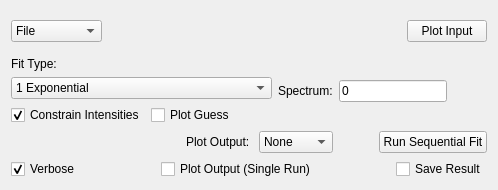
     <widget class="QWidget" name="tabFuryFit">
      <attribute name="title">
       <string>FuryFit</string>
      </attribute>
      <layout class="QVBoxLayout" name="layoutFuryFit">
       <item>
        <layout class="QHBoxLayout" name="furyfit_layoutInput">
         <item>
          <widget class="QComboBox" name="furyfit_cbInputType">
           <item>
            <property name="text">
             <string>File</string>
            </property>
           </item>
           <item>
            <property name="text">
             <string>Workspace</string>
            </property>
           </item>
          </widget>
         </item>
         <item>
          <widget class="QStackedWidget" name="furyfit_swInput">
           <property name="sizePolicy">
            <sizepolicy hsizetype="Preferred" vsizetype="Maximum">
             <horstretch>0</horstretch>
             <verstretch>0</verstretch>
            </sizepolicy>
           </property>
           <property name="currentIndex">
            <number>0</number>
           </property>
           <widget class="QWidget" name="furyfit_page_inputFile">
            <layout class="QHBoxLayout" name="horizontalLayout_19">
             <item>
              <widget class="MantidQt::MantidWidgets::MWRunFiles" name="furyfit_inputFile">
               <property name="sizePolicy">
                <sizepolicy hsizetype="Preferred" vsizetype="Fixed">
                 <horstretch>0</horstretch>
                 <verstretch>41</verstretch>
                </sizepolicy>
               </property>
               <property name="findRunFiles" stdset="0">
                <bool>false</bool>
               </property>
               <property name="label" stdset="0">
                <string/>
               </property>
               <property name="multipleFiles" stdset="0">
                <bool>false</bool>
               </property>
               <property name="fileExtensions">
                <stringlist>
                 <string>_iqt.nxs</string>
                </stringlist>
               </property>
              </widget>
             </item>
            </layout>
           </widget>
           <widget class="QWidget" name="furyfit_page_inputWorkspace">
            <layout class="QHBoxLayout" name="horizontalLayout_12">
             <item>
              <widget class="MantidQt::MantidWidgets::WorkspaceSelector" name="furyfit_wsIqt">
               <property name="WorkspaceTypes">
                <stringlist/>
               </property>
               <property name="Suffix" stdset="0">
                <stringlist>
                 <string>_iqt</string>
                </stringlist>
               </property>
              </widget>
             </item>
            </layout>
           </widget>
          </widget>
         </item>
         <item>
          <widget class="QPushButton" name="furyfit_pbPlotInput">
           <property name="text">
            <string>Plot Input</string>
           </property>
          </widget>
         </item>
        </layout>
       </item>
       <item>
        <layout class="QHBoxLayout" name="horizontalLayout_25">
         <item>
          <layout class="QVBoxLayout" name="furyfit_vlTreeProp">
           <item>
            <layout class="QVBoxLayout" name="verticalLayout_8">
             <item>
              <widget class="QLabel" name="furyfit_lbFitType">
               <property name="sizePolicy">
                <sizepolicy hsizetype="Preferred" vsizetype="Maximum">
                 <horstretch>0</horstretch>
                 <verstretch>0</verstretch>
                </sizepolicy>
               </property>
               <property name="text">
                <string>Fit Type:</string>
               </property>
              </widget>
             </item>
             <item>
              <widget class="QComboBox" name="furyfit_cbFitType">
               <item>
                <property name="text">
                 <string>1 Exponential</string>
                </property>
               </item>
               <item>
                <property name="text">
                 <string>2 Exponentials</string>
                </property>
               </item>
               <item>
                <property name="text">
                 <string>1 Stretched Exponential</string>
                </property>
               </item>
               <item>
                <property name="text">
                 <string>1 Stretched Exponential and 1 Exponential</string>
                </property>
               </item>
              </widget>
             </item>
            </layout>
           </item>
           <item>
            <layout class="QHBoxLayout" name="horizontalLayout">
             <item>
              <widget class="QCheckBox" name="furyfit_ckConstrainIntensities">
               <property name="text">
                <string>Constrain Intensities</string>
               </property>
               <property name="checked">
                <bool>true</bool>
               </property>
              </widget>
             </item>
             <item>
              <widget class="QCheckBox" name="furyfit_ckPlotGuess">
               <property name="text">
                <string>Plot Guess</string>
               </property>
              </widget>
             </item>
            </layout>
           </item>
           <item>
            <layout class="QHBoxLayout" name="furyfit_properties"/>
           </item>
          </layout>
         </item>
         <item>
          <layout class="QVBoxLayout" name="verticalLayout_6">
           <item>
            <layout class="QVBoxLayout" name="furyfit_vlPlot"/>
           </item>
           <item>
            <layout class="QHBoxLayout" name="horizontalLayout_27">
             <item>
              <widget class="QLabel" name="furyfit_lbSpectra">
               <property name="text">
                <string>Spectrum:</string>
               </property>
              </widget>
             </item>
             <item>
              <widget class="QLineEdit" name="furyfit_leSpecNo">
               <property name="text">
                <string>0</string>
               </property>
              </widget>
             </item>
             <item>
              <spacer name="horizontalSpacer_13">
               <property name="orientation">
                <enum>Qt::Horizontal</enum>
               </property>
               <property name="sizeHint" stdset="0">
                <size>
                 <width>40</width>
                 <height>20</height>
                </size>
               </property>
              </spacer>
             </item>
            </layout>
           </item>
          </layout>
         </item>
        </layout>
       </item>
       <item>
        <layout class="QHBoxLayout" name="horizontalLayout_26">
         <item>
          <layout class="QVBoxLayout" name="verticalLayout_10"/>
         </item>
         <item>
          <spacer name="horizontalSpacer_2">
           <property name="orientation">
            <enum>Qt::Horizontal</enum>
           </property>
           <property name="sizeHint" stdset="0">
            <size>
             <width>40</width>
             <height>20</height>
            </size>
           </property>
          </spacer>
         </item>
         <item>
          <layout class="QVBoxLayout" name="verticalLayout_7">
           <item>
            <layout class="QHBoxLayout" name="horizontalLayout_13">
             <item>
              <widget class="QLabel" name="furyfit_lbPlotOutputSeq">
               <property name="text">
                <string>Plot Output: </string>
               </property>
              </widget>
             </item>
             <item>
              <widget class="QComboBox" name="furyfit_cbPlotOutput">
               <item>
                <property name="text">
                 <string>None</string>
                </property>
               </item>
               <item>
                <property name="text">
                 <string>Intensity</string>
                </property>
               </item>
               <item>
                <property name="text">
                 <string>Tau</string>
                </property>
               </item>
               <item>
                <property name="text">
                 <string>Beta</string>
                </property>
               </item>
              </widget>
             </item>
             <item>
              <spacer name="horizontalSpacer_19">
               <property name="orientation">
                <enum>Qt::Horizontal</enum>
               </property>
               <property name="sizeHint" stdset="0">
                <size>
                 <width>40</width>
                 <height>20</height>
                </size>
               </property>
              </spacer>
             </item>
             <item>
              <widget class="QPushButton" name="furyfit_pbSeqFit">
               <property name="text">
                <string>Run Sequential Fit</string>
               </property>
              </widget>
             </item>
            </layout>
           </item>
          </layout>
         </item>
        </layout>
       </item>
       <item>
        <layout class="QHBoxLayout" name="horizontalLayout_14">
         <item>
          <widget class="QCheckBox" name="furyfit_ckVerbose">
           <property name="text">
            <string>Verbose</string>
           </property>
           <property name="checked">
            <bool>true</bool>
           </property>
          </widget>
         </item>
         <item>
          <spacer name="horizontalSpacer_5">
           <property name="orientation">
            <enum>Qt::Horizontal</enum>
           </property>
           <property name="sizeHint" stdset="0">
            <size>
             <width>40</width>
             <height>20</height>
            </size>
           </property>
          </spacer>
         </item>
         <item>
          <widget class="QCheckBox" name="furyfit_ckPlotOutput">
           <property name="text">
            <string>Plot Output (Single Run)</string>
           </property>
          </widget>
         </item>
         <item>
          <spacer name="horizontalSpacer_20">
           <property name="orientation">
            <enum>Qt::Horizontal</enum>
           </property>
           <property name="sizeHint" stdset="0">
            <size>
             <width>40</width>
             <height>20</height>
            </size>
           </property>
          </spacer>
         </item>
         <item>
          <widget class="QCheckBox" name="furyfit_ckSaveSeq">
           <property name="text">
            <string>Save Result</string>
           </property>
          </widget>
         </item>
        </layout>
       </item>
      </layout>
     </widget>
